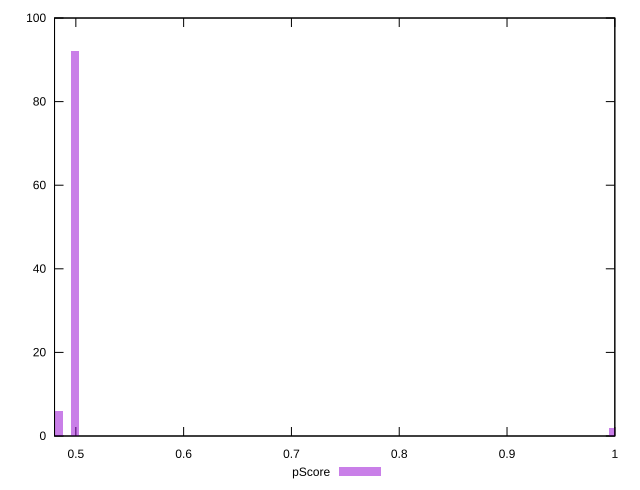

Reproduce this figure in gnuplot.
reset

$pScore <<EOF
0.9980584876640746 2
0.4990292438320373 92
0.48390714553409675 6
EOF

set key outside below
set boxwidth 0.007561049148970262
set xrange [0.48023529411764704:1]
set yrange [0:100]
set trange [0:100]
set style fill transparent solid 0.5 noborder
set terminal svg size 640, 490 enhanced background rgb 'white'
set output "report_00017_2021-02-10T15-08-03.406Z/uses-rel-preload/samples/pages+cached+noadtech/pScore/histogram.svg"

plot $pScore title "pScore" with boxes

reset
